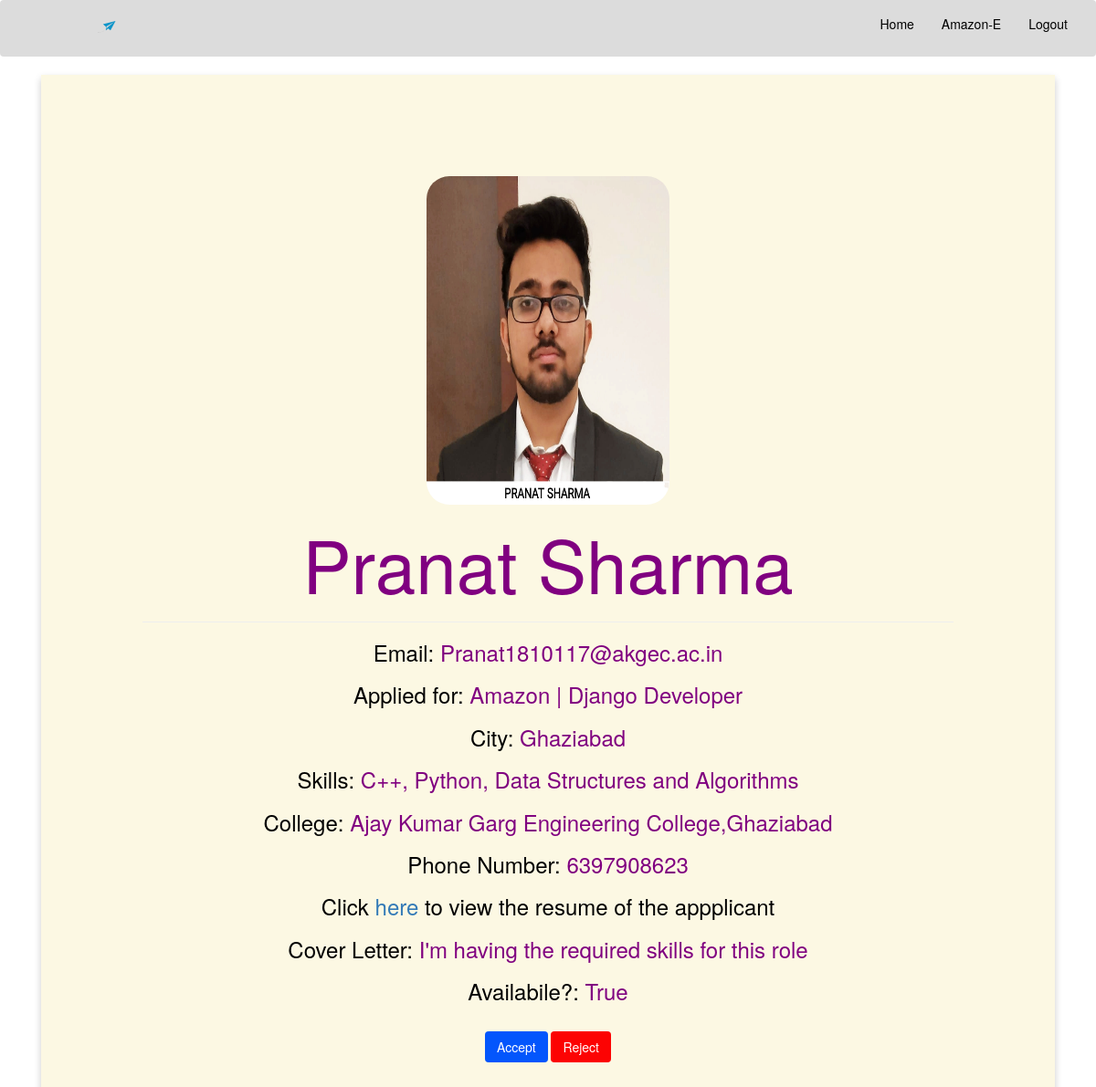
/application_detail/1/ (signed in), run on the app's committed database.
### main/models.py (models this page shows, shortened)
class User(AbstractUser):
    username = models.CharField(max_length = 200, default = "", unique = False, blank = True)
    name = models.CharField(max_length = 200, default = "", null = False)
    email = models.EmailField(verbose_name = 'email address', max_length = 200, unique = True)
    confirm_password = models.CharField(max_length = 200, default = "", null = False)
    is_company = models.BooleanField(default = False)
    is_student = models.BooleanField(default = False)
    active = models.BooleanField(default = False)
    staff = models.BooleanField(default = False)
    admin = models.BooleanField(default = False)
    USERNAME_FIELD = 'email'
    REQUIRED_FIELDS = []
    objects = UserManager()
    @property
    def is_active(self):
        return self.active

class Application(models.Model):
    student = models.ForeignKey(Student, on_delete = models.CASCADE, null = False)
    internship = models.ForeignKey(Internship, on_delete = models.CASCADE, null = False)
    cover_letter = models.TextField()
    available = models.BooleanField(default=False)
    resume = models.FileField(upload_to='documents/', blank = True)
    is_accept = models.BooleanField(default=False)
    is_reject = models.BooleanField(default=False)

class Student(models.Model):
    user = models.OneToOneField(User, on_delete = models.CASCADE, null = False)
    phone_no = models.CharField(max_length=10)
    college_name = models.CharField(max_length = 200, default = "", blank = True)
    image = models.ImageField(upload_to = 'pics', default = "", blank = True)
    basic_skills = models.TextField(default = "", blank = True)
    city = models.CharField(max_length = 200, default = "", blank = True)
    year_of_study=models.IntegerField(choices=((1,"first_year"),(2,"second_year"),(3,"third_year"),(4,"fourth_year")),default=1)

class Internship(models.Model):
    role = models.CharField(max_length=200)
    category = models.ForeignKey(Category, default = 1, on_delete = models.SET_DEFAULT, null = True)
    location = models.ForeignKey(Location, default = 1, on_delete = models.SET_DEFAULT, null = True)
    duration = models.IntegerField(default = 1)
    content = models.TextField()
    date_published = models.DateTimeField("date published",default= datetime.now())
    stipend = models.IntegerField(default = 0)
    company = models.ForeignKey(Company,default=2,on_delete=models.SET_DEFAULT,null=True)

class Company(models.Model):
    user = models.OneToOneField(User, on_delete = models.CASCADE, null = False)
    head_office_location = models.CharField(max_length = 200, default = "", blank = True)
    image = models.ImageField(upload_to = 'pics', default = "", blank = True)

### main/views.py (the view)
# urls.py: path("application_detail/<int:application_id>/",views.application_detail,name="application_detail"),
def application_detail(request, application_id):
    if request.user.is_anonymous:
            return redirect("main:homepage")
    if request.user.is_student:
        messages.error(request, "Access Denied")
        return redirect("main:student")
    try :
        applicant = Application.objects.get(id = application_id, internship__company__user = request.user.id)
    except Application.DoesNotExist :
        messages.error(request, "No such application exist")
        return redirect("main:company")
    return render(request,"main/intern_details.html",{'applicant' : applicant})

### main/templates/main/intern_details.html
{% extends 'main/header.html' %}
{% load static %}
{% block content %}
{% if user.is_company %}
<div class="col-md-12" style="padding-left: 5%;padding-right: 5%;padding-bottom: 3%;">
    <div class="row">
        <div class="card text-white bg-warning" >
                <div class="card-header">
                    {% if applicant.student.image %}
                        <img src="/media/{{applicant.student.image}}" style="width: 30%; height:45%; border-radius: 25px"">
                    {% else %}
                        <img src="{% static 'main/student.png' %}" style="width: 30%; height:45%; border-radius: 25px">
                    {% endif %}
                    <h1 style="color: purple;font-size:10vh">{{applicant.student.user.first_name}} {{applicant.student.user.last_name}}</h1><hr>
                    <h3 style="color: purple;"><span style="color: black;">Email: </span>{{applicant.student.user.email}}</h3>
                    <h3 style="color: purple;"><span style="color: black;">Applied for: </span>{{applicant.internship.company.user.name}} | {{applicant.internship.role}}</h3>
                    <h3 style="color: purple;"><span style="color: black;">City: </span>{{applicant.student.city}}</h3>
                    <h3 style="color: purple;"><span style="color: black;">Skills: </span>{{applicant.student.basic_skills}}</h3>
                    <h3 style="color: purple;"><span style="color: black;">College: </span>{{applicant.student.college_name}}</h3>
                    <h3 style="color: purple;"><span style="color: black;">Phone Number: </span>{{applicant.student.phone_no}}</h3>
                    {% if applicant.resume %}
                        <h3 style="color: purple;"><span style="color: black;">Click <a href = "/media/{{applicant.resume}}" target = "_blank">here</a> to view the resume of the appplicant</h3>
                    {% endif %}
                    <h3 style="color: purple;"><span style="color: black;">Cover Letter: </span>{{applicant.cover_letter}}</h3>
                    <h3 style="color: purple;"><span style="color: black;">Availabile?: </span>{{applicant.available}}</h3><br>
                    <a href="/choose/{{applicant.id}}/approve/">
                        <button style="background-color:#0356fc; color:white" class="btn btn-outline-info" type="submit">
                            Accept
                        </button>
                    </a>
                    <a href="/choose/{{applicant.id}}/reject/">
                        <button style="background-color:#fc0303; color:white" class="btn btn-outline-info" type="submit">
                            Reject
                        </button>
                    </a>
                </div>
        </div>
    </div>
</div>
{% elif user.is_student %}
<h1 style="text-align: center;color: crimson">XX--You can't access this page--XX</h1>
<h2 style="text-align:center">Click on <a style="color:crimson" href="/student_profile">this</a> to go to back to student's profile</h2>
{% endif %}
{% endblock %}

### main/templates/main/header.html (shortened to what this page needs)
{% load static %}
<head>
        <link rel="stylesheet" type="text/css" href="{% static 'main/style.css' %}">
        <link rel="stylesheet" href="https://maxcdn.bootstrapcdn.com/bootstrap/3.4.0/css/bootstrap.min.css">
</head>
<body style="width: 100%;
height: 100%;
margin: 0px;
padding: 0px;
overflow-x: hidden; ">
        <nav class="navbar navbar navbar-light navbar-expand-lg static-top" style="background-color:#DCDCDC">
                <div class="container-fluid">
                     <div class="navbar-header">
                       <div style="padding-top:0px;padding-bottom:60px">
                        <a class="navbar-brand" href="/" target="_blank">
                           <img width="200px" height="35px" src="{% static 'main/Logo.svg' %}" alt="">
                       </a>
                       </div>
                     </div>
                     <div class="collapse navbar-collapse" id="myNavbar">
                       <ul class="nav navbar-nav navbar-right">
                        {% if user.is_authenticated %}
                        <li><a style="color: black;" href="/">Home</a style="color: black;"></li>
                        {% endif %}
                        {% if user.is_authenticated %}
                           {% if user.is_student %}
                            <li><a style="color: black;" href="/student_profile">{{user.first_name|title}}-S</a></li>
                           {% else %}
                           <li><a style="color: black;" href="/company_profile">{{user.name|title}}-E</a style="color: black;"></li>
                           {% endif %}
                         <li><a style="color: black;" href="/logout">Logout</a style="color: black;"></li>
                       </ul>
                       {% endif %}
                   </div>
                 </div>
        </nav>
{% block content %}
{% endblock %}
</body>

### main/static/main/style.css (style rules this page uses)
body { margin:0; padding:0; font-family: sans-serif; }
.row:after { content: ""; display: table; clear: both; }
.card { box-shadow: 0 4px 8px 0 rgba(0, 0, 0, 0.2); padding: 10%; text-align: center; background-color: #f1f1f1; }

### data on the page
User: name "Amazon"
Application: student.image (picture), student.user.first_name "Pranat", student.user.last_name "Sharma", student.user.email "Pranat1810117@akgec.ac.in", internship.company.user.name "Amazon", internship.role "Django Developer", student.city "Ghaziabad", student.basic_skills "C++, Python, Data Structures and Algorithms", student.college_name "Ajay Kumar Garg Engineering College,Ghaziabad", student.phone_no "6397908623", cover_letter "I'm having the required skills for this role", available "True"
